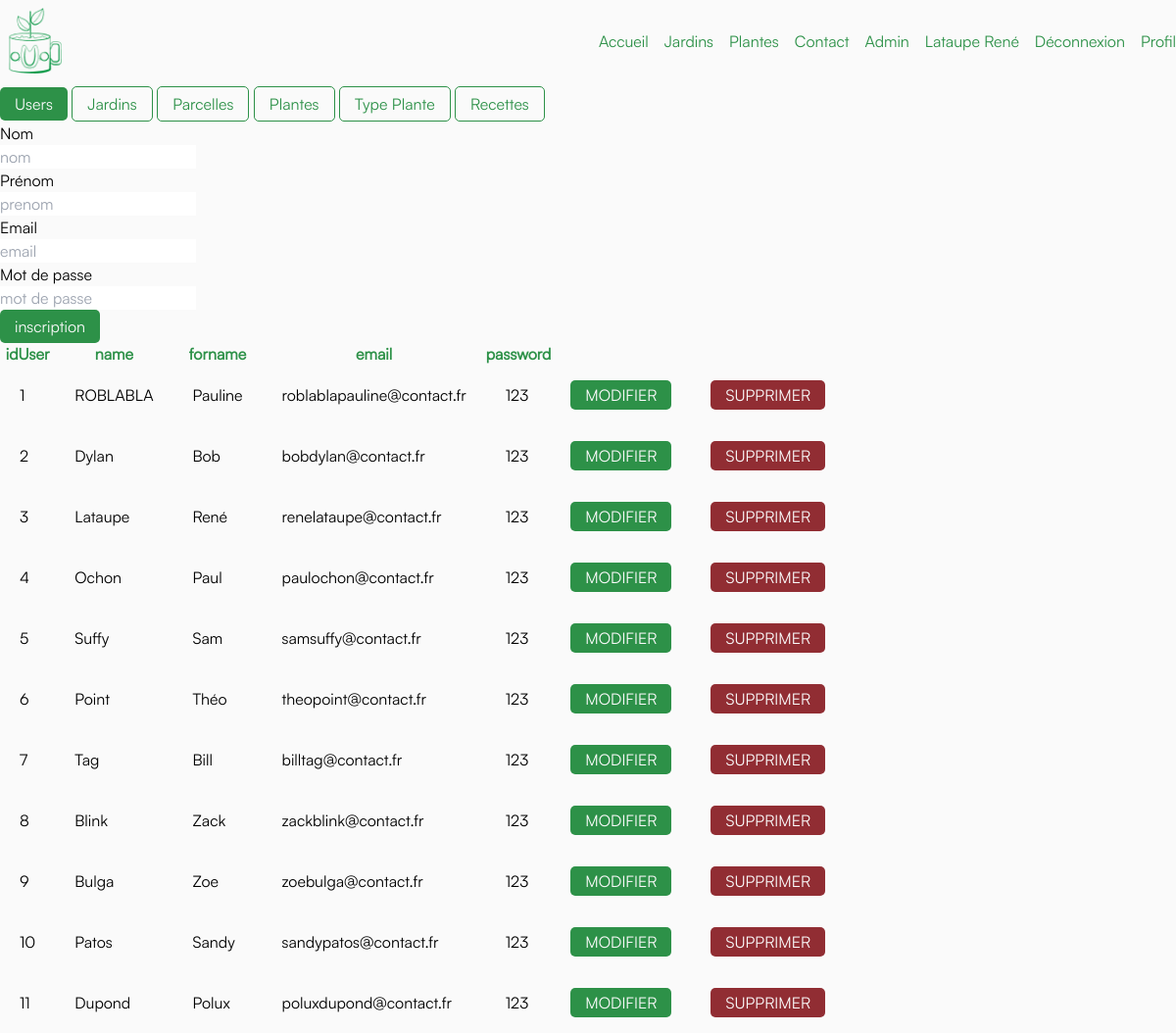
The page /admin/admin.php (signed in) on the database its author committed.
### tables this page shows
CREATE TABLE `USER` (
  `idUser` int(11) NOT NULL,
  `name` varchar(100) NOT NULL,
  `forname` varchar(100) NOT NULL,
  `email` varchar(100) DEFAULT NULL,
  `password` varchar(100) DEFAULT NULL
);

### admin/admin.php (the view, shortened to what this page needs)
<body>
<?php
    require_once('../assets/conf/head.inc.php');
    require_once('../assets/conf/conf.inc.php');
    require_once('../assets/conf/header.inc.php');
?>
<div>
    <button class="view-button button-secondary" data-view="Users" onclick="setView('Users')">Users</button>
    <button class=" view-button button-primary" data-view="Jardins" onclick="setView('Jardins')">Jardins</button>
    <button class=" view-button button-primary" data-view="Parcelles" onclick="setView('Parcelles')">Parcelles</button>
    <button class=" view-button button-primary" data-view="Plantes" onclick="setView('Plantes')">Plantes</button>
    <button class=" view-button button-primary" data-view="Type_Plante" onclick="setView('Type_Plante')">Type Plante</button>
    <button class=" view-button button-primary" data-view="Recettes" onclick="setView('Recettes')">Recettes</button>
</div>
<div class="view Users">
<?php
    $req = $db->query("SELECT * FROM USER;");
    require_once('../admin/User/inscriptionUser.php');
    echo '<table>';
    echo '<tr class="text-main">';
    echo '<th>idUser</th>';
    echo '<th>name</th>';
    echo '<th>forname</th>';
    echo '<th>email</th>';
    echo '<th>password</th>';
    echo '</tr>';
    while($rep = $req->fetch()) {
        echo '<tr class="h-8">';
        echo '<td class="p-5">'.$rep['idUser'].'</td>';
        echo '<td class="p-5">'.$rep['name'].'</td>';
        echo '<td class="p-5">'.$rep['forname'].'</td>';
        echo '<td class="p-5">'.$rep['email'].'</td>';
        echo '<td class="p-5">'.$rep['password'].'</td>';
        echo '<td class="p-5"><a class="button-primary" href="/admin/User/modificationUser.php?num='. $rep['idUser'] . '">MODIFIER</a></td>';
        echo '<td class="p-5"><a class="button-tercery" href="/admin/User/deleteUser.php?num='. $rep['idUser'] . '">SUPPRIMER</a></td>';
        echo '</tr>';
    }
    echo '</table>';
?>
</div>
</body>

### assets/css/style.css (style rules this page uses)
* { box-sizing: border-box; padding: 0; margin: 0; }
body { padding-top: 11svh; background-color: #FAFAFA; font-family: 'Satoshi-Regular'; }
.button-primary { background-color: #2D9148; color: #FAFAFA; padding: 5px 15px; border: 1px transparent; border-radius: 5px; cursor: pointer; }
.button-secondary { background-color: #FAFAFA; color: #2D9148; padding: 5px 15px; border: 1px solid #2D9148; border-radius: 5px; cursor: pointer; }
.button-tercery { background-color: #912D33; color: #FAFAFA; padding: 5px 15px; border: 1px transparent; border-radius: 5px; cursor: pointer; }

### rows shown on the page
user: idUser "1", name "ROBLABLA", forname "Pauline", email "roblablapauline@contact.fr", password "123"
user: idUser "2", name "Dylan", forname "Bob", email "bobdylan@contact.fr", password "123"
user: idUser "3", name "Lataupe", forname "René", email "renelataupe@contact.fr", password "123"
user: idUser "4", name "Ochon", forname "Paul", email "paulochon@contact.fr", password "123"
user: idUser "5", name "Suffy", forname "Sam", email "samsuffy@contact.fr", password "123"
user: idUser "6", name "Point", forname "Théo", email "theopoint@contact.fr", password "123"
user: idUser "7", name "Tag", forname "Bill", email "billtag@contact.fr", password "123"
user: idUser "8", name "Blink", forname "Zack", email "zackblink@contact.fr", password "123"
user: idUser "9", name "Bulga", forname "Zoe", email "zoebulga@contact.fr", password "123"
user: idUser "10", name "Patos", forname "Sandy", email "sandypatos@contact.fr", password "123"
user: idUser "11", name "Dupond", forname "Polux", email "poluxdupond@contact.fr", password "123"

### other values the page prints
$_SESSION['nom'] "Lataupe"
$_SESSION['prenom'] "René"
